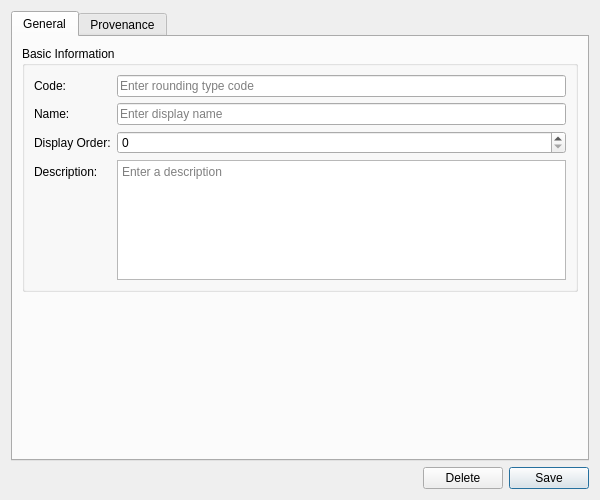
<?xml version="1.0" encoding="UTF-8"?>
<ui version="4.0">
 <class>RoundingTypeDetailDialog</class>
 <widget class="QWidget" name="RoundingTypeDetailDialog">
  <property name="geometry">
   <rect>
    <x>0</x>
    <y>0</y>
    <width>600</width>
    <height>500</height>
   </rect>
  </property>
  <property name="sizePolicy">
   <sizepolicy hsizetype="Preferred" vsizetype="Preferred">
    <horstretch>0</horstretch>
    <verstretch>0</verstretch>
   </sizepolicy>
  </property>
  <property name="minimumSize">
   <size>
    <width>600</width>
    <height>500</height>
   </size>
  </property>
  <property name="windowTitle">
   <string>Rounding Type Details</string>
  </property>
  <layout class="QVBoxLayout" name="verticalLayout">
   <item>
    <widget class="QTabWidget" name="tabWidget">
     <property name="currentIndex"><number>0</number></property>
     <widget class="QWidget" name="generalTab">
      <attribute name="title"><string>General</string></attribute>
      <layout class="QVBoxLayout" name="generalLayout">
       <item>
        <widget class="QGroupBox" name="basicInfoGroup">
         <property name="title">
          <string>Basic Information</string>
         </property>
         <layout class="QFormLayout" name="formLayout">
          <item row="0" column="0">
           <widget class="QLabel" name="labelCode">
            <property name="text">
             <string>Code:</string>
            </property>
           </widget>
          </item>
          <item row="0" column="1">
           <widget class="QLineEdit" name="codeEdit">
            <property name="placeholderText">
             <string>Enter rounding type code</string>
            </property>
           </widget>
          </item>
          <item row="1" column="0">
           <widget class="QLabel" name="labelName">
            <property name="text">
             <string>Name:</string>
            </property>
           </widget>
          </item>
          <item row="1" column="1">
           <widget class="QLineEdit" name="nameEdit">
            <property name="placeholderText">
             <string>Enter display name</string>
            </property>
           </widget>
          </item>
          <item row="2" column="0">
           <widget class="QLabel" name="labelDisplayOrder">
            <property name="text">
             <string>Display Order:</string>
            </property>
           </widget>
          </item>
          <item row="2" column="1">
           <widget class="QSpinBox" name="displayOrderEdit">
            <property name="minimum">
             <number>0</number>
            </property>
            <property name="maximum">
             <number>9999</number>
            </property>
           </widget>
          </item>
          <item row="3" column="0">
           <widget class="QLabel" name="labelDescription">
            <property name="text">
             <string>Description:</string>
            </property>
           </widget>
          </item>
          <item row="3" column="1">
           <widget class="QPlainTextEdit" name="descriptionEdit">
            <property name="minimumSize">
             <size>
              <width>0</width>
              <height>80</height>
             </size>
            </property>
            <property name="maximumSize">
             <size>
              <width>16777215</width>
              <height>120</height>
             </size>
            </property>
            <property name="placeholderText">
             <string>Enter a description</string>
            </property>
           </widget>
          </item>
         </layout>
        </widget>
       </item>
       <item>
        <spacer name="verticalSpacer">
         <property name="orientation">
          <enum>Qt::Vertical</enum>
         </property>
         <property name="sizeHint" stdset="0">
          <size>
           <width>20</width>
           <height>40</height>
          </size>
         </property>
        </spacer>
       </item>
      </layout>
     </widget>
     <widget class="QWidget" name="provenanceTab">
      <attribute name="title"><string>Provenance</string></attribute>
      <layout class="QVBoxLayout" name="provenanceTabLayout">
       <item>
        <widget class="ores::qt::ProvenanceWidget" name="provenanceWidget" native="true"/>
       </item>
      </layout>
     </widget>
    </widget>
   </item>
   <item>
    <layout class="QHBoxLayout" name="buttonLayout">
     <item>
      <spacer name="horizontalSpacer">
       <property name="orientation">
        <enum>Qt::Horizontal</enum>
       </property>
       <property name="sizeHint" stdset="0">
        <size>
         <width>40</width>
         <height>20</height>
        </size>
       </property>
      </spacer>
     </item>
     <item>
      <widget class="QPushButton" name="deleteButton">
       <property name="text">
        <string>Delete</string>
       </property>
      </widget>
     </item>
     <item>
      <widget class="QPushButton" name="saveButton">
       <property name="text">
        <string>Save</string>
       </property>
       <property name="default">
        <bool>true</bool>
       </property>
      </widget>
     </item>
    </layout>
   </item>
  </layout>
 </widget>
 <customwidgets>
  <customwidget>
   <class>ores::qt::ProvenanceWidget</class>
   <extends>QWidget</extends>
   <header>ores.qt/ProvenanceWidget.hpp</header>
  </customwidget>
 </customwidgets>
 <resources/>
 <connections/>
</ui>
